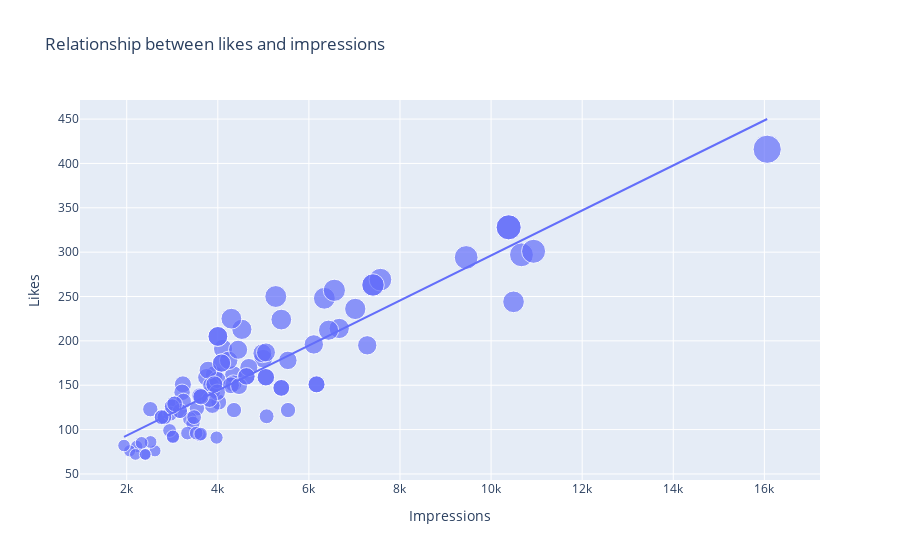

Notebook code cell kept with this figure:
### Code cell
#Analyzing Relationships
figure=px.scatter(data,x="Impressions",y="Likes",size="Likes",trendline="ols",title="Relationship between likes and impressions")
figure.show()
